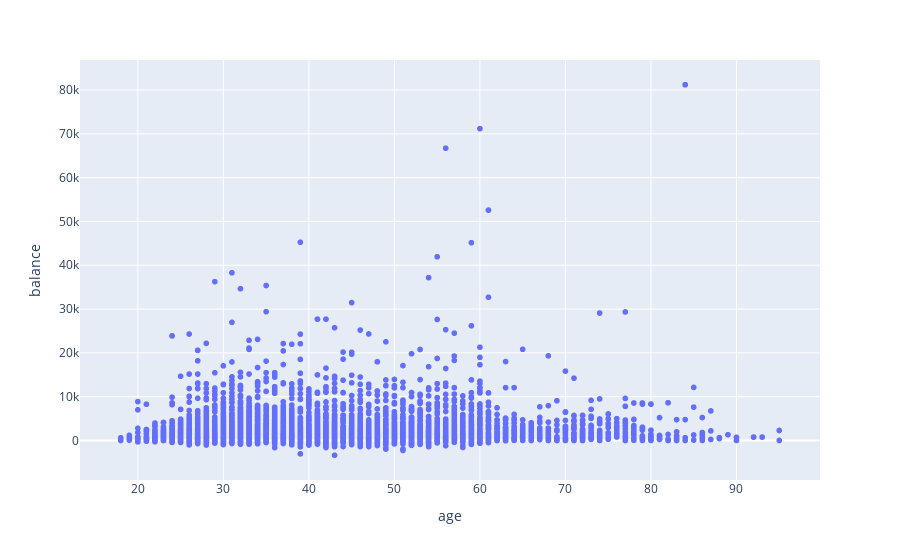
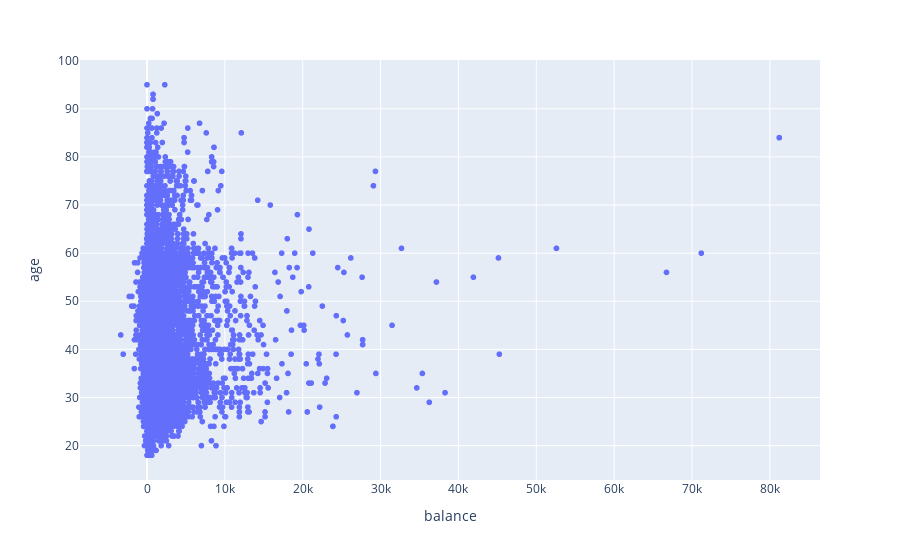

Source (notebook cell) for these figures, in order:
### Code cell
fig = px.scatter(dfClientDataReadable, x="age", y="balance")
fig.show()
fig = px.scatter(dfClientDataReadable, x="balance", y="age")
fig.show()

### Figure 1 — Plotly figure (JSON) as saved in the notebook; plotly's stock layout.template omitted (floating-point values rounded to 4 significant figures; data arrays with more than 128 entries replaced by an {"elided": "..."} marker saying what was removed)
{"data": [{"hovertemplate": "age=%{x}<br>balance=%{y}<extra></extra>", "legendgroup": "", "marker": {"color": "#636efa", "symbol": "circle"}, "mode": "markers", "name": "", "showlegend": false, "type": "scattergl", "x": {"elided": "10578 int values"}, "xaxis": "x", "y": {"elided": "10578 int values"}, "yaxis": "y"}], "layout": {"autosize": true, "legend": {"tracegroupgap": 0}, "margin": {"t": 60}, "xaxis": {"anchor": "y", "autorange": true, "domain": [0, 1], "range": [13.3, 99.7], "title": {"text": "age"}, "type": "linear"}, "yaxis": {"anchor": "x", "autorange": true, "domain": [0, 1], "range": [-9921.0, 87750.0], "title": {"text": "balance"}, "type": "linear"}}}

### Figure 2 — Plotly figure (JSON) as saved in the notebook; plotly's stock layout.template omitted (floating-point values rounded to 4 significant figures; data arrays with more than 128 entries replaced by an {"elided": "..."} marker saying what was removed)
{"data": [{"hovertemplate": "balance=%{x}<br>age=%{y}<extra></extra>", "legendgroup": "", "marker": {"color": "#636efa", "symbol": "circle"}, "mode": "markers", "name": "", "showlegend": false, "type": "scattergl", "x": {"elided": "10578 int values"}, "xaxis": "x", "y": {"elided": "10578 int values"}, "yaxis": "y"}], "layout": {"autosize": true, "legend": {"tracegroupgap": 0}, "margin": {"t": 60}, "xaxis": {"anchor": "y", "autorange": true, "domain": [0, 1], "range": [-8537.0, 86370.0], "title": {"text": "balance"}, "type": "linear"}, "yaxis": {"anchor": "x", "autorange": true, "domain": [0, 1], "range": [12.04, 101.0], "title": {"text": "age"}, "type": "linear"}}}
